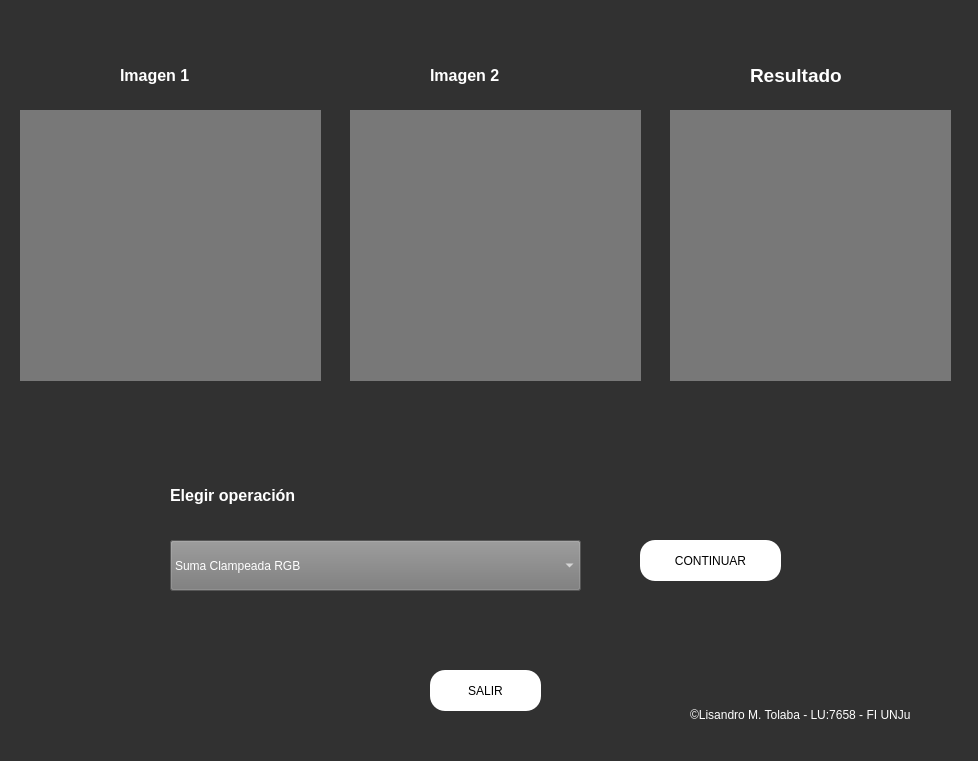
<?xml version="1.0" encoding="UTF-8"?>
<ui version="4.0">
 <class>Tp2</class>
 <widget class="QMainWindow" name="Tp2">
  <property name="geometry">
   <rect>
    <x>0</x>
    <y>0</y>
    <width>978</width>
    <height>761</height>
   </rect>
  </property>
  <property name="windowTitle">
   <string>MainWindow</string>
  </property>
  <property name="styleSheet">
   <string notr="true">background-color:rgb(49, 49, 49)</string>
  </property>
  <widget class="QWidget" name="centralwidget">
   <widget class="QLabel" name="imagen1">
    <property name="geometry">
     <rect>
      <x>20</x>
      <y>110</y>
      <width>301</width>
      <height>271</height>
     </rect>
    </property>
    <property name="styleSheet">
     <string notr="true">border-color: rgb(255, 255, 255);
background-color: rgb(120, 120, 120);</string>
    </property>
    <property name="text">
     <string/>
    </property>
   </widget>
   <widget class="QLabel" name="imagen2">
    <property name="geometry">
     <rect>
      <x>350</x>
      <y>110</y>
      <width>291</width>
      <height>271</height>
     </rect>
    </property>
    <property name="styleSheet">
     <string notr="true">border-color: rgb(255, 255, 255);
background-color: rgb(120, 120, 120);</string>
    </property>
    <property name="text">
     <string/>
    </property>
    <property name="wordWrap">
     <bool>false</bool>
    </property>
   </widget>
   <widget class="QLabel" name="imagen3">
    <property name="geometry">
     <rect>
      <x>670</x>
      <y>110</y>
      <width>281</width>
      <height>271</height>
     </rect>
    </property>
    <property name="styleSheet">
     <string notr="true">border-color: rgb(255, 255, 255);
background-color: rgb(120, 120, 120);</string>
    </property>
    <property name="text">
     <string/>
    </property>
   </widget>
   <widget class="QLabel" name="lbl_img1">
    <property name="geometry">
     <rect>
      <x>120</x>
      <y>60</y>
      <width>101</width>
      <height>31</height>
     </rect>
    </property>
    <property name="text">
     <string>&lt;html&gt;&lt;head/&gt;&lt;body&gt;&lt;p&gt;&lt;span style=&quot; font-size:12pt; font-weight:600; color:#ffffff;&quot;&gt;Imagen 1&lt;/span&gt;&lt;/p&gt;&lt;/body&gt;&lt;/html&gt;</string>
    </property>
    <property name="textInteractionFlags">
     <set>Qt::NoTextInteraction</set>
    </property>
   </widget>
   <widget class="QLabel" name="lbl_img2">
    <property name="geometry">
     <rect>
      <x>430</x>
      <y>60</y>
      <width>101</width>
      <height>31</height>
     </rect>
    </property>
    <property name="text">
     <string>&lt;html&gt;&lt;head/&gt;&lt;body&gt;&lt;p&gt;&lt;span style=&quot; font-size:12pt; font-weight:600; color:#ffffff;&quot;&gt;Imagen 2&lt;/span&gt;&lt;/p&gt;&lt;/body&gt;&lt;/html&gt;</string>
    </property>
   </widget>
   <widget class="QLabel" name="lbl_img3">
    <property name="geometry">
     <rect>
      <x>750</x>
      <y>60</y>
      <width>121</width>
      <height>31</height>
     </rect>
    </property>
    <property name="text">
     <string>&lt;html&gt;&lt;head/&gt;&lt;body&gt;&lt;p&gt;&lt;span style=&quot; font-size:14pt; font-weight:600; color:#ffffff;&quot;&gt;Resultado&lt;/span&gt;&lt;/p&gt;&lt;/body&gt;&lt;/html&gt;</string>
    </property>
   </widget>
   <widget class="QPushButton" name="btnContinuar">
    <property name="geometry">
     <rect>
      <x>640</x>
      <y>540</y>
      <width>141</width>
      <height>41</height>
     </rect>
    </property>
    <property name="styleSheet">
     <string notr="true">border-radius: 15px;
font: 75 14pt &quot;JetBrainsMono Nerd Font&quot;;
background-color: rgb(255, 255, 255);</string>
    </property>
    <property name="text">
     <string>CONTINUAR</string>
    </property>
    <property name="autoDefault">
     <bool>false</bool>
    </property>
    <property name="default">
     <bool>false</bool>
    </property>
    <property name="flat">
     <bool>false</bool>
    </property>
   </widget>
   <widget class="QComboBox" name="cBoxOpciones">
    <property name="geometry">
     <rect>
      <x>170</x>
      <y>540</y>
      <width>411</width>
      <height>51</height>
     </rect>
    </property>
    <property name="styleSheet">
     <string notr="true">font: 12pt &quot;JetBrainsMono Nerd Font&quot;;
color: rgb(255, 255, 255);
background-color: rgb(120, 120, 120);
</string>
    </property>
    <item>
     <property name="text">
      <string>Suma Clampeada RGB</string>
     </property>
    </item>
    <item>
     <property name="text">
      <string>Suma Promediada RGB</string>
     </property>
    </item>
    <item>
     <property name="text">
      <string>Suma Clampeada YIQ</string>
     </property>
    </item>
    <item>
     <property name="text">
      <string>Suma Promediada YIQ</string>
     </property>
    </item>
    <item>
     <property name="text">
      <string>Resta Clampeada RGB</string>
     </property>
    </item>
    <item>
     <property name="text">
      <string>Resta Promediada RGB</string>
     </property>
    </item>
    <item>
     <property name="text">
      <string>Resta Clampeada YIQ</string>
     </property>
    </item>
    <item>
     <property name="text">
      <string>Resta Promediada YIQ</string>
     </property>
    </item>
    <item>
     <property name="text">
      <string>Producto</string>
     </property>
    </item>
    <item>
     <property name="text">
      <string>Cociente</string>
     </property>
    </item>
    <item>
     <property name="text">
      <string>Resta Valor Absoluto</string>
     </property>
    </item>
    <item>
     <property name="text">
      <string>If Darker</string>
     </property>
    </item>
    <item>
     <property name="text">
      <string>If Lighter</string>
     </property>
    </item>
   </widget>
   <widget class="QLabel" name="lbl_img1_2">
    <property name="geometry">
     <rect>
      <x>170</x>
      <y>480</y>
      <width>181</width>
      <height>31</height>
     </rect>
    </property>
    <property name="text">
     <string>&lt;html&gt;&lt;head/&gt;&lt;body&gt;&lt;p&gt;&lt;span style=&quot; font-size:12pt; font-weight:600; color:#ffffff;&quot;&gt;Elegir operación&lt;/span&gt;&lt;/p&gt;&lt;/body&gt;&lt;/html&gt;</string>
    </property>
    <property name="textInteractionFlags">
     <set>Qt::NoTextInteraction</set>
    </property>
   </widget>
   <widget class="QPushButton" name="btnSalir">
    <property name="geometry">
     <rect>
      <x>430</x>
      <y>670</y>
      <width>111</width>
      <height>41</height>
     </rect>
    </property>
    <property name="styleSheet">
     <string notr="true">border-radius: 15px;
font: 75 14pt &quot;JetBrainsMono Nerd Font&quot;;
background-color: rgb(255, 255, 255);</string>
    </property>
    <property name="text">
     <string>SALIR</string>
    </property>
    <property name="autoDefault">
     <bool>false</bool>
    </property>
    <property name="default">
     <bool>false</bool>
    </property>
    <property name="flat">
     <bool>false</bool>
    </property>
   </widget>
   <widget class="QLabel" name="lbl_img1_3">
    <property name="geometry">
     <rect>
      <x>690</x>
      <y>700</y>
      <width>281</width>
      <height>31</height>
     </rect>
    </property>
    <property name="text">
     <string>&lt;!DOCTYPE HTML PUBLIC &quot;-//W3C//DTD HTML 4.0//EN&quot; &quot;http://www.w3.org/TR/REC-html40/strict.dtd&quot;&gt;
&lt;html&gt;&lt;head&gt;&lt;meta name=&quot;qrichtext&quot; content=&quot;1&quot; /&gt;&lt;style type=&quot;text/css&quot;&gt;
p, li { white-space: pre-wrap; }
&lt;/style&gt;&lt;/head&gt;&lt;body style=&quot; font-family:'MS Shell Dlg 2'; font-size:8pt; font-weight:400; font-style:normal;&quot;&gt;
&lt;p style=&quot; margin-top:0px; margin-bottom:0px; margin-left:0px; margin-right:0px; -qt-block-indent:0; text-indent:0px;&quot;&gt;&lt;span style=&quot; font-family:'HelveticaNeue-Light,-apple-system,AppleSDGothicNeo-Regular,lucida grande,tahoma,verdana,arial,sans-serif,Segoe UI Emoji,Segoe UI Symbol,Noto Color Emoji,NotoColorEmoji,EmojiSymbols,Symbola,Noto,Android Emoji,AndroidEmoji,Arial Unicode MS,Zapf Dingbats,AppleColorEmoji,Apple Color Emoji'; font-size:9pt; color:#ffffff;&quot;&gt;©Lisandro M. Tolaba - LU:7658 - FI UNJu&lt;/span&gt;&lt;/p&gt;&lt;/body&gt;&lt;/html&gt;</string>
    </property>
    <property name="textInteractionFlags">
     <set>Qt::NoTextInteraction</set>
    </property>
   </widget>
  </widget>
  <widget class="QMenuBar" name="menubar">
   <property name="geometry">
    <rect>
     <x>0</x>
     <y>0</y>
     <width>978</width>
     <height>26</height>
    </rect>
   </property>
  </widget>
  <widget class="QStatusBar" name="statusbar"/>
 </widget>
 <resources/>
 <connections/>
</ui>
